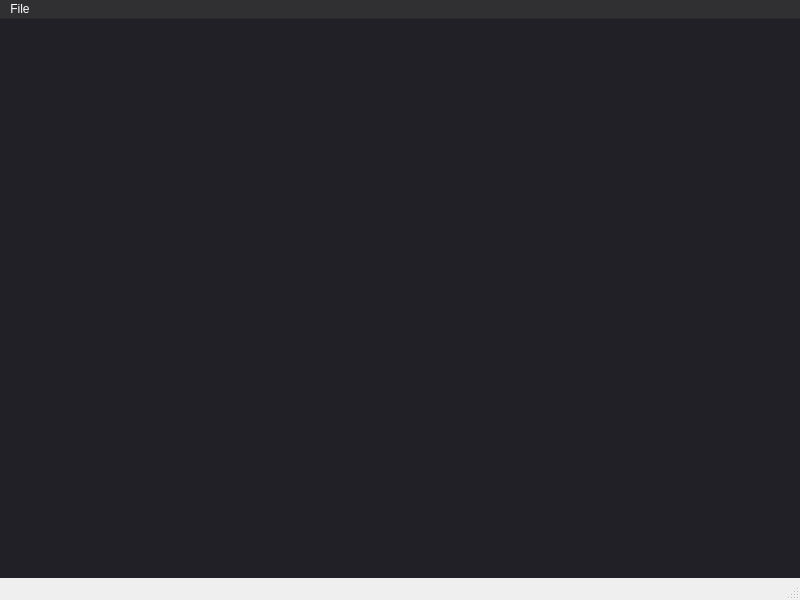
<?xml version="1.0" encoding="UTF-8"?>
<ui version="4.0">
 <class>MainWindow</class>
 <widget class="QMainWindow" name="MainWindow">
  <property name="geometry">
   <rect>
    <x>0</x>
    <y>0</y>
    <width>800</width>
    <height>600</height>
   </rect>
  </property>
  <property name="windowTitle">
   <string>PIDE</string>
  </property>
  <widget class="QWidget" name="centralwidget">
   <property name="styleSheet">
    <string notr="true">background-color: #202026;</string>
   </property>
   <layout class="QHBoxLayout" name="horizontalLayout">
    <property name="spacing">
     <number>0</number>
    </property>
    <property name="leftMargin">
     <number>0</number>
    </property>
    <property name="topMargin">
     <number>0</number>
    </property>
    <property name="rightMargin">
     <number>0</number>
    </property>
    <property name="bottomMargin">
     <number>0</number>
    </property>
    <item>
     <widget class="QSplitter" name="baseSplitter">
      <property name="enabled">
       <bool>true</bool>
      </property>
      <property name="lineWidth">
       <number>1</number>
      </property>
      <property name="orientation">
       <enum>Qt::Horizontal</enum>
      </property>
      <property name="handleWidth">
       <number>0</number>
      </property>
      <property name="childrenCollapsible">
       <bool>false</bool>
      </property>
      <widget class="SidebarWidget" name="sidebarWidget" native="true"/>
      <widget class="HomepageWidget" name="homepageWidget" native="true"/>
     </widget>
    </item>
   </layout>
  </widget>
  <widget class="QMenuBar" name="menubar">
   <property name="geometry">
    <rect>
     <x>0</x>
     <y>0</y>
     <width>800</width>
     <height>20</height>
    </rect>
   </property>
   <property name="palette">
    <palette>
     <active>
      <colorrole role="WindowText">
       <brush brushstyle="SolidPattern">
        <color alpha="255">
         <red>255</red>
         <green>255</green>
         <blue>255</blue>
        </color>
       </brush>
      </colorrole>
      <colorrole role="Button">
       <brush brushstyle="SolidPattern">
        <color alpha="255">
         <red>32</red>
         <green>32</green>
         <blue>38</blue>
        </color>
       </brush>
      </colorrole>
      <colorrole role="Light">
       <brush brushstyle="SolidPattern">
        <color alpha="255">
         <red>255</red>
         <green>255</green>
         <blue>255</blue>
        </color>
       </brush>
      </colorrole>
      <colorrole role="Text">
       <brush brushstyle="SolidPattern">
        <color alpha="255">
         <red>255</red>
         <green>255</green>
         <blue>255</blue>
        </color>
       </brush>
      </colorrole>
      <colorrole role="ButtonText">
       <brush brushstyle="SolidPattern">
        <color alpha="255">
         <red>255</red>
         <green>255</green>
         <blue>255</blue>
        </color>
       </brush>
      </colorrole>
      <colorrole role="Base">
       <brush brushstyle="SolidPattern">
        <color alpha="255">
         <red>32</red>
         <green>32</green>
         <blue>38</blue>
        </color>
       </brush>
      </colorrole>
      <colorrole role="Window">
       <brush brushstyle="SolidPattern">
        <color alpha="255">
         <red>48</red>
         <green>48</green>
         <blue>50</blue>
        </color>
       </brush>
      </colorrole>
      <colorrole role="AlternateBase">
       <brush brushstyle="SolidPattern">
        <color alpha="255">
         <red>32</red>
         <green>32</green>
         <blue>38</blue>
        </color>
       </brush>
      </colorrole>
      <colorrole role="PlaceholderText">
       <brush brushstyle="SolidPattern">
        <color alpha="128">
         <red>255</red>
         <green>255</green>
         <blue>255</blue>
        </color>
       </brush>
      </colorrole>
     </active>
     <inactive>
      <colorrole role="WindowText">
       <brush brushstyle="SolidPattern">
        <color alpha="255">
         <red>255</red>
         <green>255</green>
         <blue>255</blue>
        </color>
       </brush>
      </colorrole>
      <colorrole role="Button">
       <brush brushstyle="SolidPattern">
        <color alpha="255">
         <red>32</red>
         <green>32</green>
         <blue>38</blue>
        </color>
       </brush>
      </colorrole>
      <colorrole role="Light">
       <brush brushstyle="SolidPattern">
        <color alpha="255">
         <red>255</red>
         <green>255</green>
         <blue>255</blue>
        </color>
       </brush>
      </colorrole>
      <colorrole role="Text">
       <brush brushstyle="SolidPattern">
        <color alpha="255">
         <red>255</red>
         <green>255</green>
         <blue>255</blue>
        </color>
       </brush>
      </colorrole>
      <colorrole role="ButtonText">
       <brush brushstyle="SolidPattern">
        <color alpha="255">
         <red>255</red>
         <green>255</green>
         <blue>255</blue>
        </color>
       </brush>
      </colorrole>
      <colorrole role="Base">
       <brush brushstyle="SolidPattern">
        <color alpha="255">
         <red>32</red>
         <green>32</green>
         <blue>38</blue>
        </color>
       </brush>
      </colorrole>
      <colorrole role="Window">
       <brush brushstyle="SolidPattern">
        <color alpha="255">
         <red>48</red>
         <green>48</green>
         <blue>50</blue>
        </color>
       </brush>
      </colorrole>
      <colorrole role="AlternateBase">
       <brush brushstyle="SolidPattern">
        <color alpha="255">
         <red>32</red>
         <green>32</green>
         <blue>38</blue>
        </color>
       </brush>
      </colorrole>
      <colorrole role="PlaceholderText">
       <brush brushstyle="SolidPattern">
        <color alpha="128">
         <red>255</red>
         <green>255</green>
         <blue>255</blue>
        </color>
       </brush>
      </colorrole>
     </inactive>
     <disabled>
      <colorrole role="WindowText">
       <brush brushstyle="SolidPattern">
        <color alpha="255">
         <red>190</red>
         <green>190</green>
         <blue>190</blue>
        </color>
       </brush>
      </colorrole>
      <colorrole role="Button">
       <brush brushstyle="SolidPattern">
        <color alpha="255">
         <red>32</red>
         <green>32</green>
         <blue>38</blue>
        </color>
       </brush>
      </colorrole>
      <colorrole role="Light">
       <brush brushstyle="SolidPattern">
        <color alpha="255">
         <red>255</red>
         <green>255</green>
         <blue>255</blue>
        </color>
       </brush>
      </colorrole>
      <colorrole role="Text">
       <brush brushstyle="SolidPattern">
        <color alpha="255">
         <red>190</red>
         <green>190</green>
         <blue>190</blue>
        </color>
       </brush>
      </colorrole>
      <colorrole role="ButtonText">
       <brush brushstyle="SolidPattern">
        <color alpha="255">
         <red>190</red>
         <green>190</green>
         <blue>190</blue>
        </color>
       </brush>
      </colorrole>
      <colorrole role="Base">
       <brush brushstyle="SolidPattern">
        <color alpha="255">
         <red>48</red>
         <green>48</green>
         <blue>50</blue>
        </color>
       </brush>
      </colorrole>
      <colorrole role="Window">
       <brush brushstyle="SolidPattern">
        <color alpha="255">
         <red>48</red>
         <green>48</green>
         <blue>50</blue>
        </color>
       </brush>
      </colorrole>
      <colorrole role="AlternateBase">
       <brush brushstyle="SolidPattern">
        <color alpha="255">
         <red>32</red>
         <green>32</green>
         <blue>38</blue>
        </color>
       </brush>
      </colorrole>
      <colorrole role="PlaceholderText">
       <brush brushstyle="SolidPattern">
        <color alpha="128">
         <red>0</red>
         <green>0</green>
         <blue>0</blue>
        </color>
       </brush>
      </colorrole>
     </disabled>
    </palette>
   </property>
   <widget class="QMenu" name="menuFile">
    <property name="styleSheet">
     <string notr="true">QMenu {
	color: #ffffff;
	background-color: #202026;
}
QMenu::item:selected {
	background-color: #1f75cc;
}</string>
    </property>
    <property name="title">
     <string>File</string>
    </property>
    <addaction name="actionOpenProject"/>
    <addaction name="actionCreateProject"/>
   </widget>
   <addaction name="menuFile"/>
  </widget>
  <widget class="QStatusBar" name="statusbar"/>
  <action name="actionOpenProject">
   <property name="icon">
    <iconset resource="../resources/icons.qrc">
     <normaloff>:/file.png</normaloff>:/file.png</iconset>
   </property>
   <property name="text">
    <string>Open project</string>
   </property>
  </action>
  <action name="actionCreateProject">
   <property name="icon">
    <iconset resource="../resources/icons.qrc">
     <normaloff>:/plus.png</normaloff>:/plus.png</iconset>
   </property>
   <property name="text">
    <string>Create project</string>
   </property>
  </action>
 </widget>
 <customwidgets>
  <customwidget>
   <class>HomepageWidget</class>
   <extends>QWidget</extends>
   <header>src/homepagewidget.h</header>
   <container>1</container>
  </customwidget>
  <customwidget>
   <class>SidebarWidget</class>
   <extends>QWidget</extends>
   <header>src/sidebarwidget.h</header>
   <container>1</container>
  </customwidget>
 </customwidgets>
 <resources>
  <include location="../resources/icons.qrc"/>
 </resources>
 <connections/>
</ui>
